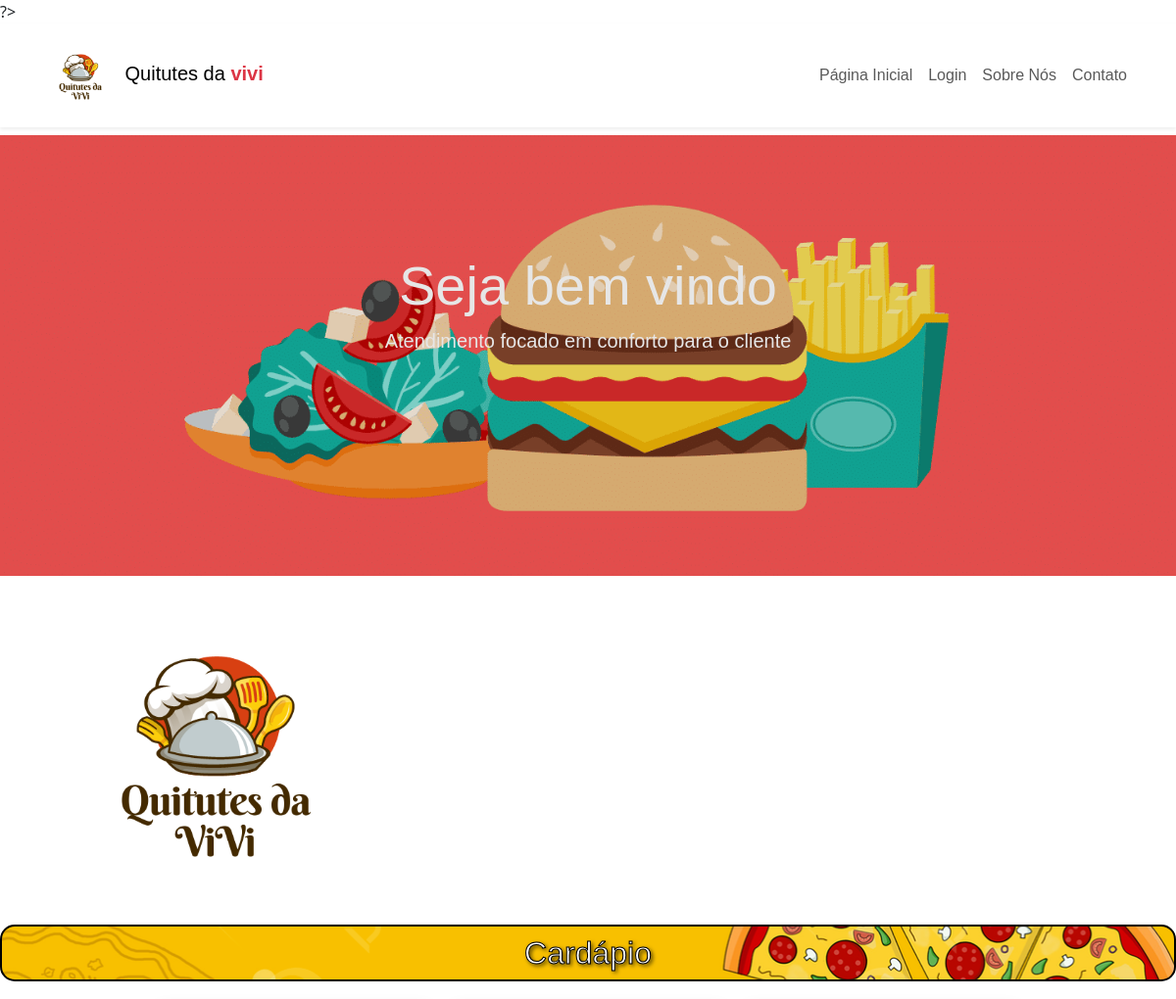
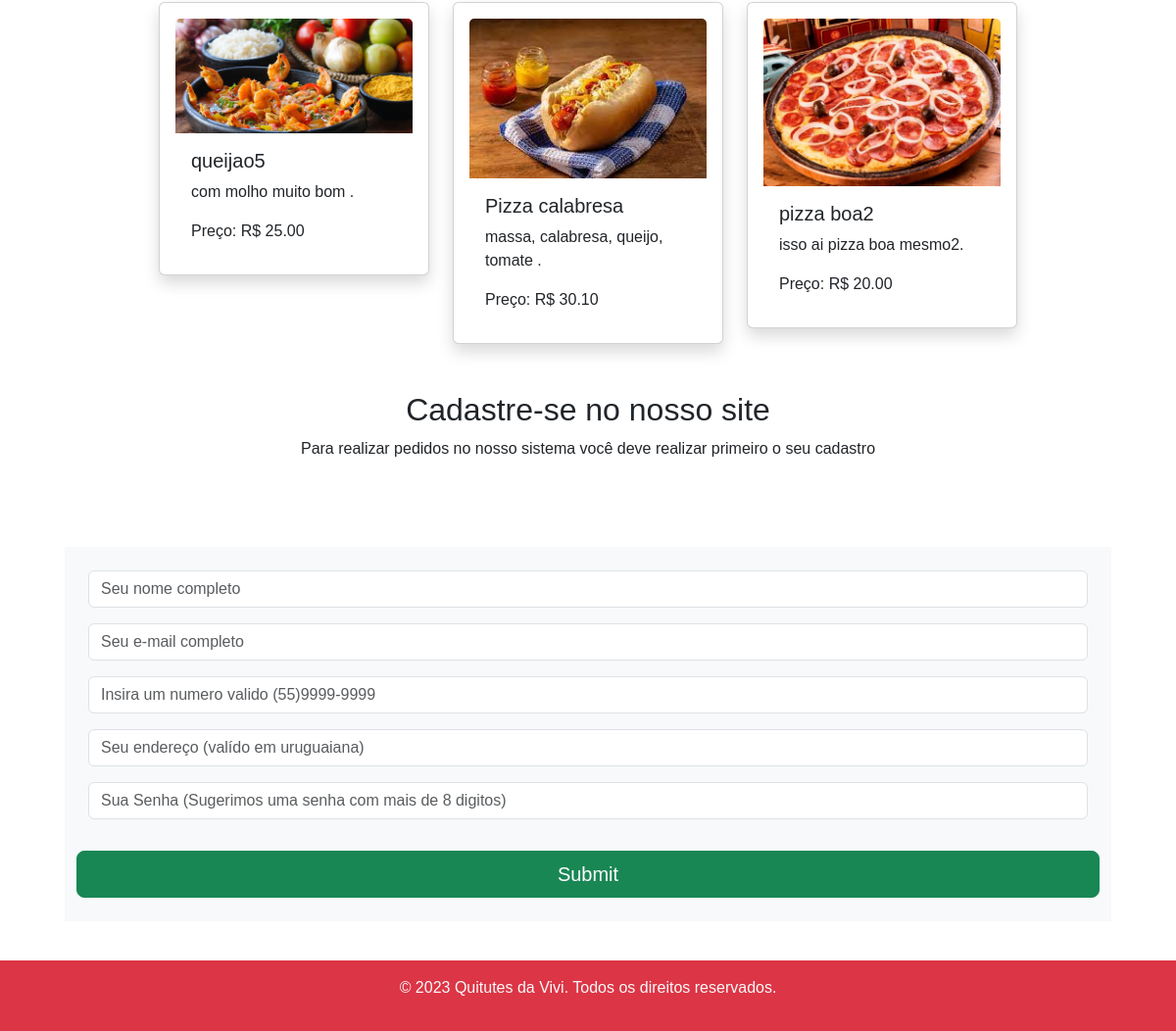
Page /usuario/index.php on the committed database (2 pictures, top to bottom).
### tables this page shows
CREATE TABLE IF NOT EXISTS `produto` (
  `id_produto` int NOT NULL AUTO_INCREMENT,
  `nome_produto` varchar(255) NOT NULL,
  `descricao` varchar(255) NOT NULL,
  `imagem` varchar(255) NOT NULL,
  `preco` decimal(10,2) NOT NULL,
  PRIMARY KEY (`id_produto`)
);

### usuario/index.php (the view, shortened to what this page needs)
<?php
include '../config/conexao.php';
?>
<!DOCTYPE html>
<html lang="en">
<head>
  <link href="https://cdn.jsdelivr.net/npm/bootstrap@5.3.2/dist/css/bootstrap.min.css" rel="stylesheet"
>
</head>
<body>
  <nav class="navbar navbar-expand-lg shadow-sm">
    <div class="container">
      <a class="navbar-brand" href="#">
        <img src="../imagens/quitutes.png" alt="" width="80"> <span>
          Quitutes da <b class="text-danger">vivi</b>
        </span>
      </a>
      <div class="collapse navbar-collapse" id="navbarNav">
        <ul class="navbar-nav ml-auto ms-auto">
          <li class="nav-item">
            <a class="nav-link" href="index.php">Página Inicial</a>
          </li>
          <?php
          if (!isset($_SESSION['id_usuario'])) {
            ?>
            <li class="nav-item">
              <a class="nav-link" href="login.php">Login</a>
            </li>
          <?php } ?>
          <li class="nav-item">
            <a class="nav-link" href="../sobrenos.php">Sobre Nós</a>
          </li>
          <li class="nav-item">
            <a class="nav-link" href="../form-flip/index.php">Contato</a>
          </li>
        </ul>
      </div>
    </div>
  </nav>
  <div class="hero">
    <h1 class="display-4">Seja bem vindo</h1>
    <p class="lead">Atendimento focado em conforto para o cliente</p>
  </div>
  <section class="about section-padding">
    <div class="container">
      <div class="row">
        <div class="col-lg-4 col-md-12 col-12">
          <div class="section-img">
            <img src="quitutes.png" alt="" class="img-fluid">
          </div>
        </div>
        <div class="col-lg-8 col-md-12 col-12 mt-md-5">
        </div>
      </div>
    </div>
  </section>
  <h2 class="p-2 cardapio-title">Cardápio</h2>
  <section class="section-padding">
    <div class="container col-md-9">
      <div class="row">
        <?php
        $sql = "SELECT * FROM produto";
        $query = mysqli_query($conexao, $sql);
        while ($dados = mysqli_fetch_assoc($query)) {
          $produto = $dados['nome_produto'];
          $descricao = $dados['descricao'];
          $img = $dados['imagem'];
          $preco = $dados['preco'];
          ?>
          <div class="col-xs-12 col-sm-6 col-md-4">
            <div class="card shadow card-produto top-0 end-0 p-3">
              <img src="<?php echo $img; ?>" class="card-img-top" alt="<?php echo $produto; ?>">
              <div class="card-body">
                <h5 class="card-title">
                  <?php echo $produto; ?>
                </h5>
                <p class="card-text">
                  <?php echo $descricao; ?>.
                </p>
                <p class="card-text">Preço: R$
                  <?php echo $preco; ?>
                </p>
              </div>
            </div>
          </div>
          <?php
        }
        ?>
      </div>
    </div>
  </section>
  <section class="section-padding">
    <div class="container">
      <div class="row">
        <div class="col-md-12">
          <?php
          if (!isset($_SESSION['nome'])) {
            ?>
            <div class="text-center pb-5">
              <h2>Cadastre-se no nosso site </h2>
              <p>Para realizar pedidos no nosso sistema você deve realizar primeiro o seu cadastro</p>
            </div>
          </div>
        </div>
        <div class="row m-0">
          <div class="col-md-12 p-0 pt-4 p-4 pb-4">
            <form action="usuario.php" method="post" class="bg-light p-4 m-auto">
              <div class="row">
                <div class="col-md-12">
                  <div class="mb-3">
                    <input class="form-control" required type="text" name="nome" placeholder="Seu nome completo">
                  </div>
                </div>
                <div class="col-md-12">
                  <div class="mb-3">
                    <input class="form-control" required type="text" name="email" placeholder="Seu e-mail completo">
                  </div>
                </div>
                <div class="col-md-12">
                  <div class="mb-3">
                    <input class="form-control" id="telefone" required type="text" name="telefone"
                      placeholder="Insira um numero valido (55)9999-9999">
                  </div>
                </div>
                <div class="col-md-12">
                  <div class="mb-3">
                    <input class="form-control" required type="text" name="endereco"
                      placeholder="Seu endereço (valído em uruguaiana)">
                  </div>
                </div>
                <div class="col-md-12">
                  <div class="mb-3">
                    <input class="form-control" required type="password" name="senha"
                      placeholder="Sua Senha (Sugerimos uma senha com mais de 8 digitos)">
                  </div>
                </div>
                <input name="cadastro" type="submit" class="btn btn-success btn-lg btn-block mt-3"></input>
              </div>
            </form>
          <?php } ?>
        </div>
      </div>
    </div>
  </section>
  <footer class="bg-danger text-light text-center p-3">
    <p>&copy; 2023 Quitutes da Vivi. Todos os direitos reservados.</p>
  </footer>
</body>
</html>

### usuario/index.php (style rules this page uses)
* { font-family: sans-serif; }
.hero { background-image: url("../imagens/como-comecar-seu-blog-de-comida-.png"); filter: brightness(0.9); background-size: cover; background-position: center; color: #fff; text-align: center; height: 450px; padding: 120px 0; }
.lead { text-align: center; }
.cardapio-title { background-color: #fff; border: 2px solid #000; padding: 10px; text-align: center; margin-bottom: 20px; border-radius: 15px; background-image: url('../imagens/6580567d9e1ff.jpg'); background-size: cover; background-position: center; color: #fff; text-shadow: 2px 2px 4px rgba(0, 0, 0, 0.8); -webkit-text-stroke: 1px #000; padding: 10px; text-align: center; margin-bottom: 20px; }

### rows in the picture
produto: imagem (picture), nome_produto "queijao5", descricao "com molho muito bom", preco "25.00"
produto: imagem (picture), nome_produto "Pizza calabresa", descricao "massa, calabresa, queijo, tomate", preco "30.10"
produto: imagem (picture), nome_produto "pizza boa2", descricao "isso ai pizza boa mesmo2", preco "20.00"
